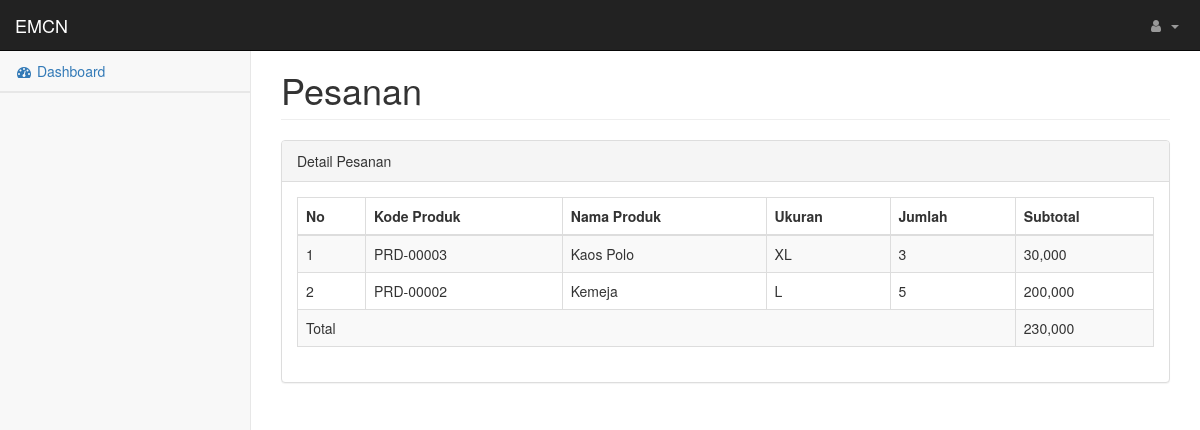
/index.php/PesananController/getDetail/PSN-00003, run on the app's committed database.
### tables this page shows
CREATE TABLE `detail_pesanan` (
  `kd_produk` varchar(50) NOT NULL,
  `kd_pesanan` varchar(50) NOT NULL,
  `subtotal` int(11) NOT NULL,
  `jumlah` int(11) NOT NULL
);

CREATE TABLE `produk` (
  `kd_produk` varchar(50) NOT NULL,
  `nama_produk` varchar(50) NOT NULL,
  `ukuran` varchar(5) NOT NULL,
  `harga` int(11) NOT NULL
);

### application/controllers/PesananController.php (called while the page is built, shortened)
<?php
class PesananController extends CI_Controller {
    public function getDetail()
    {
        $kd = $this->uri->segment(3);
		$index['data'] = $this->PesananModel->getDetail($kd);
		$index['nav']  = 'Pesanan';
        $index['sub']  = 'Detail Pesanan';
        $index['content'] = 'pesanan/detail_view';
		$this->load->view('Template', $index);
    }
}

### index.php (called while the page is built, shortened)
<?php
require_once BASEPATH.'core/CodeIgniter.php';

### application/models/PesananModel.php (called while the page is built, shortened)
<?php
class PesananModel extends CI_Model
{
    public function getDetail($kd)
    {
        $this->db->select('a.kd_produk,nama_produk,ukuran,jumlah,subtotal');
        $this->db->from('produk a');
        $this->db->join('detail_pesanan b', 'a.kd_produk=b.kd_produk');
        $this->db->where('b.kd_pesanan', $kd);
        $query = $this->db->get();
        return $query->result_array();
    }
}
?>

### application/views/pesanan/detail_view.php (the view)
<div class="row">
<div class="col-md-12">
<h1 class="page-header"><?php echo $nav; ?></h1>
</div>
</div>
<div class="row">
<div class="col-md-12">
<div class="panel panel-default">
<div class="panel-heading">
<?php echo $sub; ?>
</div>
<div class="panel-body">
<div class="table-responsive">
<table class="table table-bordered table-striped table-hover">
<thead>
<tr>
<th>No</th>
<th>Kode Produk</th>
<th>Nama Produk</th>
<th>Ukuran</th>
<th>Jumlah</th>
<th>Subtotal</th>
</tr>
</thead>
<tbody>
<?php
$no=1;
$total = 0;
foreach($data as $dt){ ?>
<tr>
<td><?php echo $no; ?></td>
<td><?php echo $dt['kd_produk']; ?></td>
<td><?php echo $dt['nama_produk']; ?></td>
<td><?php echo $dt['ukuran']; ?></td>
<td><?php echo $dt['jumlah']; ?></td>
<td><?php echo number_format($dt['subtotal']); ?></td>
</tr>
<?php
$total = $total + $dt['subtotal'];
$no++;
} ?>
<tr>
<td colspan="5">Total</td>
<td><?php echo number_format($total); ?></td>
</tr>
</tbody>
</table>
</div>
</div>
</div>
</div>
</div>

### assets/css/startmin.css (style rules this page uses)
body { background-color: #f8f8f8; }

### data on the page
detail_pesanan: kd_produk.kd_produk "PRD-00003", kd_produk.nama_produk "Kaos Polo", kd_produk.ukuran "XL", jumlah "3", subtotal "30,000"
detail_pesanan: kd_produk.kd_produk "PRD-00002", kd_produk.nama_produk "Kemeja", kd_produk.ukuran "L", jumlah "5", subtotal "200,000"

### other printed values
$nav "Pesanan"
$sub "Detail Pesanan"
$total "230,000"
